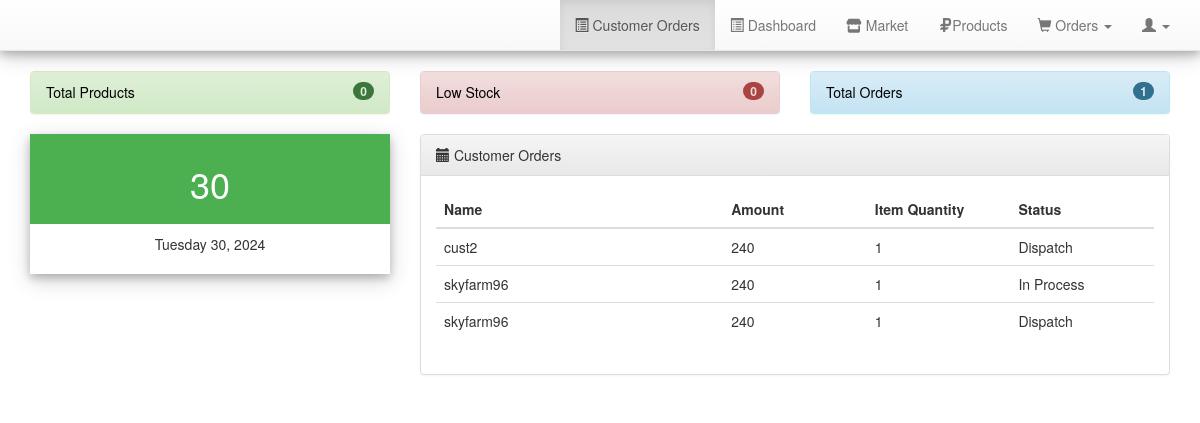
The page /inventory/index.php (signed in) on the database as committed earlier.
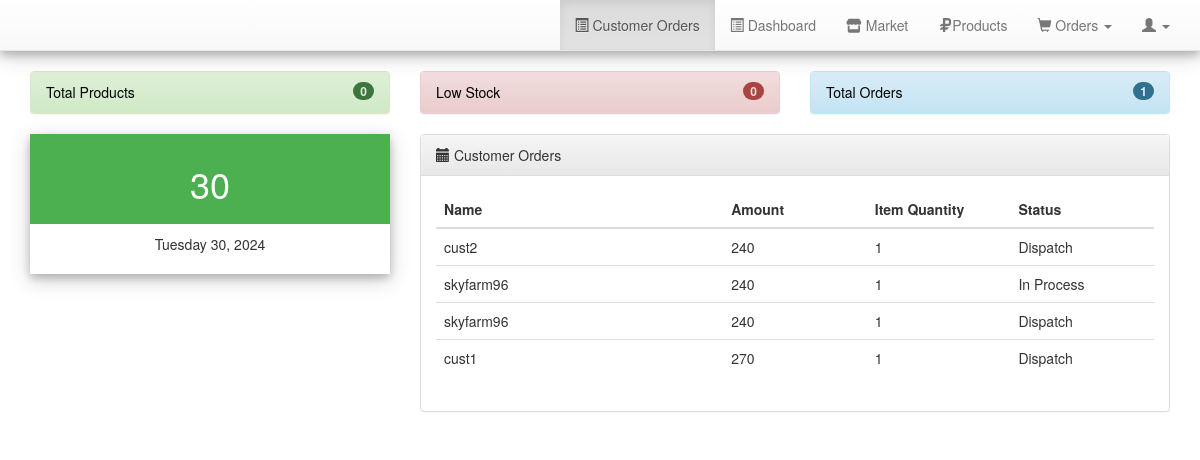
The same page on the database as committed later.
### tables this page shows
CREATE TABLE `orders` (
  `order_id` int(11) NOT NULL,
  `order_date` date NOT NULL,
  `client_name` varchar(255) NOT NULL,
  `client_contact` varchar(255) NOT NULL,
  `sub_total` varchar(255) NOT NULL,
  `total_amount` varchar(255) NOT NULL,
  `paid` varchar(255) NOT NULL,
  `due` varchar(255) NOT NULL,
  `payment_type` int(11) NOT NULL,
  `order_status` int(11) NOT NULL DEFAULT 0,
  `user_id` int(11) NOT NULL,
  `order_belong` int(15) NOT NULL,
  `last_updated` timestamp NOT NULL DEFAULT current_timestamp(),
  `is_seen` tinyint(1) NOT NULL DEFAULT 0
);

CREATE TABLE `users` (
  `u_id` int(222) NOT NULL,
  `username` varchar(222) NOT NULL,
  `f_name` varchar(222) NOT NULL,
  `l_name` varchar(222) NOT NULL,
  `fullName` varchar(50) NOT NULL,
  `gender` varchar(20) NOT NULL,
  `dob` date DEFAULT NULL,
  `email` varchar(222) NOT NULL,
  `phone` varchar(222) NOT NULL,
  `password` varchar(222) NOT NULL,
  `address` text NOT NULL,
  `status` int(222) NOT NULL DEFAULT 1,
  `date` timestamp NOT NULL DEFAULT current_timestamp() ON UPDATE current_timestamp(),
  `chat_id` bigint(20) NOT NULL,
  `notifications_enabled` tinyint(1) NOT NULL DEFAULT 1,
  `email_token` varchar(255) NOT NULL DEFAULT '',
  `email_verified` tinyint(1) NOT NULL DEFAULT 0
);

### inventory/index.php (the view, shortened to what this page needs)
<?php require_once 'includes/header.php'; ?>
<?php
$sql = "SELECT * FROM product WHERE status = 1 AND owner = '".$_SESSION['adm_id']."'";
$query = $db->query($sql);
$countProduct = $query->num_rows;
$orderSql = "SELECT * FROM orders WHERE order_status = 3";
$orderQuery = $db->query($orderSql);
$countOrder = $orderQuery->num_rows;
$lowStockSql = "SELECT * FROM product WHERE quantity <= 3 AND status = 1 AND owner = '".$_SESSION['adm_id']."'";
$lowStockQuery = $db->query($lowStockSql);
$countLowStock = $lowStockQuery->num_rows;
$userwisesql = "SELECT * FROM orders WHERE orders.order_belong = '".$_SESSION['store']."' AND orders.order_status < 3";
$userwiseQuery = $db->query($userwisesql);
?>
<link rel="stylesheet" href="assets/plugins/fullcalendar/fullcalendar.min.css">
<link rel="stylesheet" href="assets/plugins/fullcalendar/fullcalendar.print.css" media="print">
<div class="row">
	<?php if(isset($_SESSION['adm_id'])) { ?>
	<div class="col-md-4">
		<div class="panel panel-success">
			<div class="panel-heading">
				<a href="product.php" style="text-decoration:none;color:black;">
					Total Products
					<span class="badge pull pull-right"><?php echo $countProduct; ?></span>
				</a>
			</div>
		</div>
	</div>
	<div class="col-md-4">
		<div class="panel panel-danger">
			<div class="panel-heading">
				<a href="product.php" style="text-decoration:none;color:black;">
					Low Stock
					<span class="badge pull pull-right"><?php echo $countLowStock; ?></span>
				</a>
			</div>
		</div>
	</div>
	<?php } ?>
		<div class="col-md-4">
			<div class="panel panel-info">
				<div class="panel-heading">
					<a href="orders.php?o=manord" style="text-decoration:none;color:black;">
						Total Orders
						<span class="badge pull pull-right"><?php echo $countOrder; ?></span>
					</a>
				</div>
			</div>
		</div>
	<div class="col-md-4">
		<div class="card">
		  <div class="cardHeader">
		    <h1><?php echo date('d'); ?></h1>
		  </div>
		  <div class="cardContainer">
		    <p><?php echo date('l') .' '.date('d').', '.date('Y'); ?></p>
		  </div>
		</div>
		<br/>
	</div>
	<?php  if(isset($_SESSION['adm_id'])) { ?>
	<div class="col-md-8">
		<div class="panel panel-default">
			<div class="panel-heading"> <i class="glyphicon glyphicon-calendar"></i> Customer Orders</div>
			<div class="panel-body">
				<table class="table" id="productTable">
			  	<thead>
			  		<tr>
			  			<th style="width:40%;">Name</th>
			  			<th style="width:20%;">Amount</th>
						<th style="width:20%;">Item Quantity</th>
						<th style="width:20%;">Status</th>
			  		</tr>
			  	</thead>
			  	<tbody>
					<?php
						if($userwiseQuery->num_rows >0){
							while ($orderResult = $userwiseQuery->fetch_assoc()) { ?>
						<tr>
							<?php
								$userCheck = "SELECT orders.*, users.* FROM orders INNER JOIN users ON orders.user_id = users.u_id  WHERE orders.order_id = '".$orderResult['order_id']."'";
								$quanRes = $db->query($userCheck);
								$quanRes1 = $quanRes->fetch_assoc();
								$quantityCheck = "SELECT * FROM order_item WHERE order_id = '".$orderResult['order_id']."'";
								$quantityRes = $db->query($quantityCheck);
							?>
							<td><?php echo $quanRes1['username'];?></td>
							<td><?php echo $quanRes1['total_amount'];?></td>
							<td><?php echo $quantityRes->num_rows;?></td>
							<td><?php
									if($quanRes1['order_status'] == '1')
										$res = "Dispatch";
									else if($quanRes1['order_status'] == '2')
										$res = "In Process";
									else if($quanRes1['order_status'] == '3')
										$res = "Delivered";
									else if($quanRes1['order_status'] == '4')
										$res = "Rejected";
									echo $res;
								?></td>
						</tr>
					<?php } ?>
				</tbody>
				</table>
			</div>
		</div>
	</div>
	<?php
		}
		else
			echo "<td colspan='4' style='text-align: center;'>No Orders Today!!</td>";
	}
	?>
</div>
<?php require_once 'includes/footer.php'; ?>

Rows that differ between the two databases and show on the page:
added orders: user.username "cust1", total_amount "270", num_rows "1", order_status "Dispatch"
